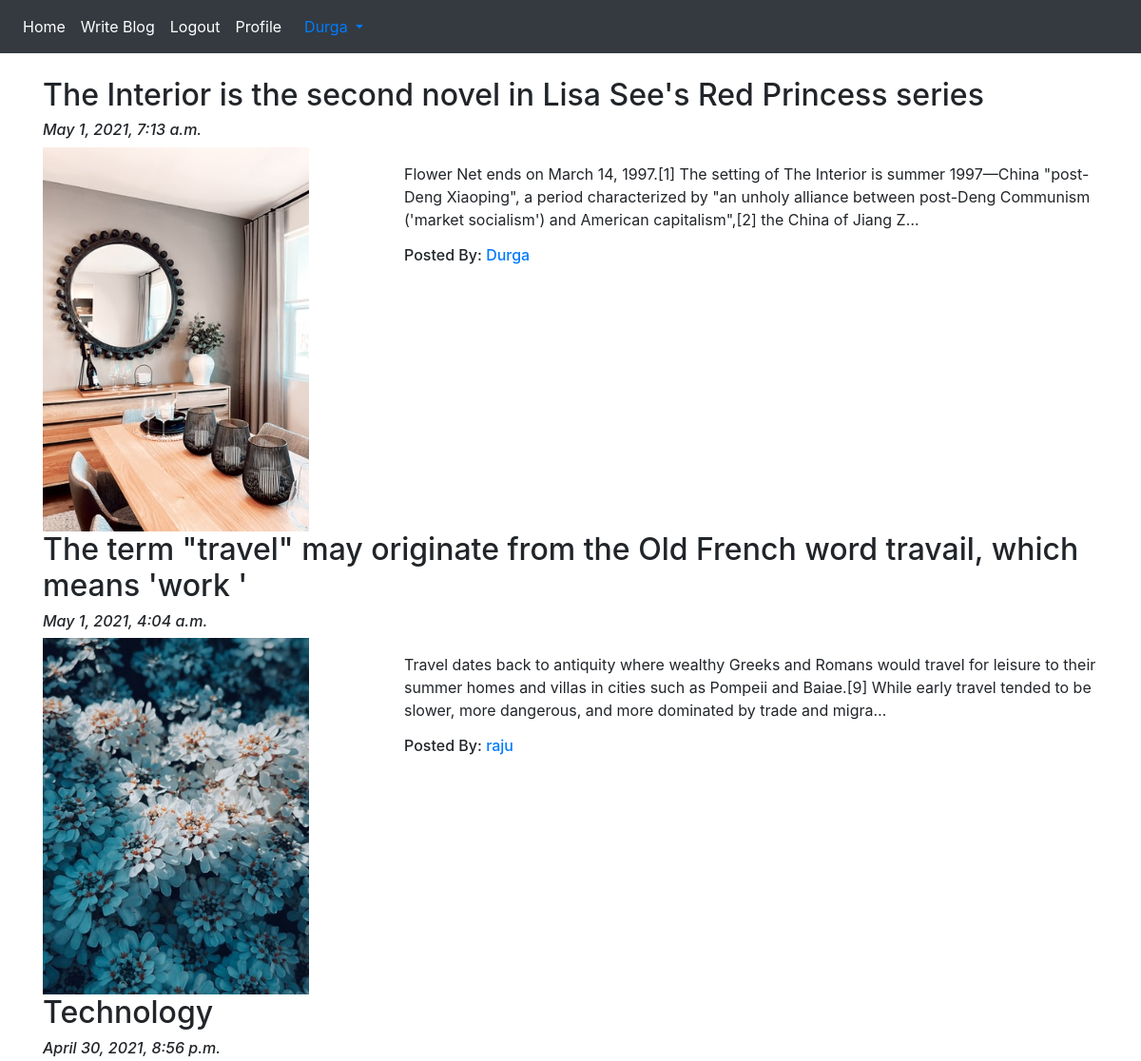
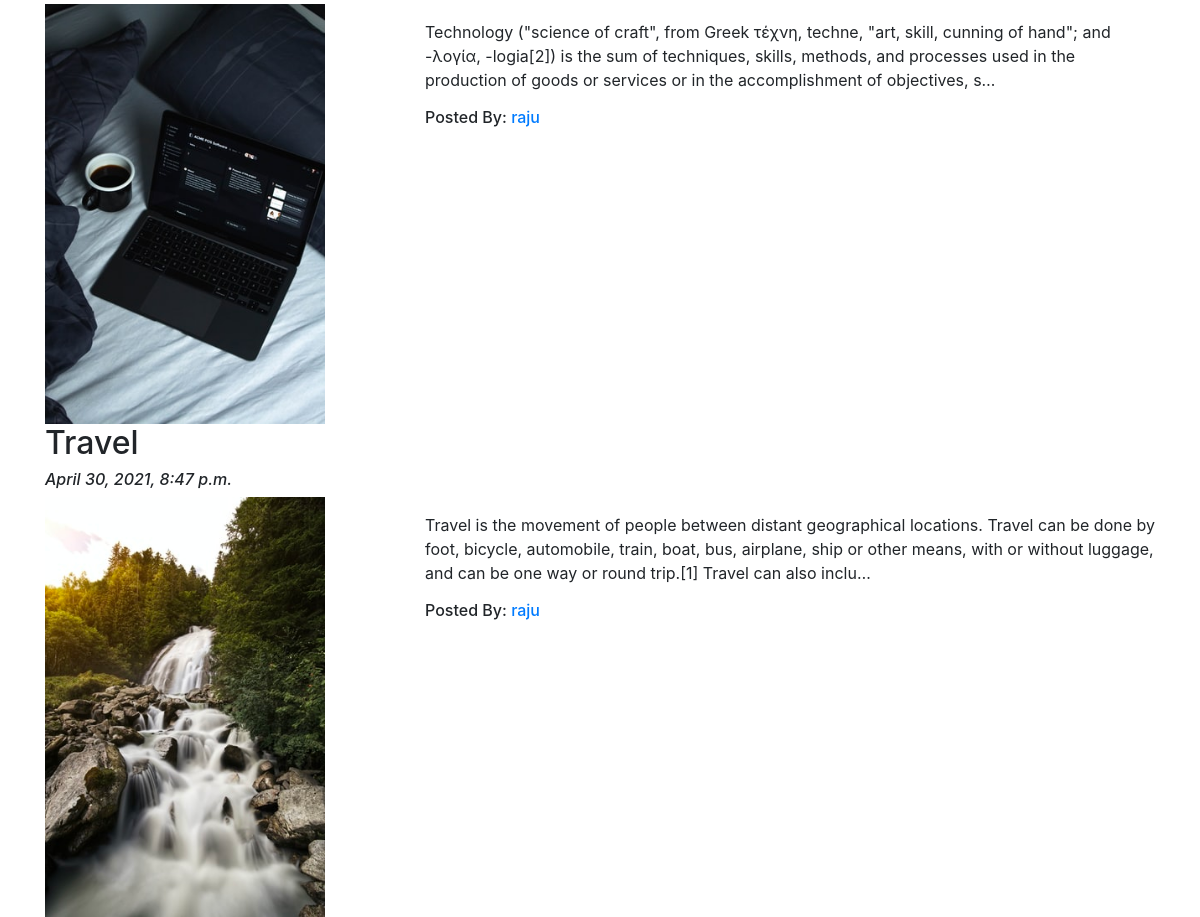
Screenshot of /blog/ (signed in) with the database file from the repository (2 pictures, top to bottom).
### App_Blog/models.py (models this page shows, shortened)
class Blog(models.Model):
    author=models.ForeignKey(User,on_delete=models.CASCADE,related_name='post_author')
    blog_title= models.CharField(max_length=264,verbose_name='Put a Title')
    slug=models.SlugField(max_length=264,unique=True) #getting the URL as title when click on the post
    blog_content= models.TextField(verbose_name='what is on your mind?')
    blog_image=models.ImageField(upload_to='blog_image',verbose_name="Blog Image")
    publish_date=models.DateTimeField(auto_now_add=True)
    update_date=models.DateTimeField(auto_now=True)
    class Meta:
        ordering = ['-publish_date']

### App_Blog/views.py (the view)
# urls.py: path('',views.BlogList.as_view(),name='blog_list'),
class BlogList(ListView):
    context_object_name = 'blogs'
    model = Blog
    template_name='App_Blog/blog_list.html'
    queryset=Blog.objects.order_by('-publish_date')

### templates/App_Blog/blog_list.html (shortened to what this page needs)
{%  extends 'index.html' %}
{% block body_block %}
{% for blog in blogs %}
<h2> {{ blog.blog_title }} </h2>
<h6><i>{{blog.publish_date}}</i></h6>
<div class="row">
    <div class="col-sm-4">
        <img src="/media/{{blog.blog_image}}" alt="{{ blog.blog_title }}" title="{{ blog.blog_title }}" width="80%">
    </div>
    <div class="col-sm-8">
        <p>
            {{blog.blog_content|truncatechars:255|linebreaks }}
        </p>
        <h6>Posted By: <a href="">{{blog.author}}</a></h6>
    </div>
</div>
{% endfor %}
{% endblock %}

### templates/index.html (shortened to what this page needs)
<!doctype html>
<html lang="en">
<head>
    <link rel="stylesheet" href="https://maxcdn.bootstrapcdn.com/bootstrap/4.0.0/css/bootstrap.min.css"
>
</head>
<body>
    <nav class="navbar navbar-expand-sm navbar-dark bg-dark">
        <ul class="navbar-nav">
            <li class="navbar-item active">
                <a class="nav-link" href="{% url 'home' %}">Home</a>
            </li>
            {% if user.is_authenticated %}
            <li class="navbar-item active">
                <a class="nav-link" href="{% url 'App_Blog:create_blog' %}">Write Blog</a>
            </li>
            <li class="navbar-item active">
                <a class="nav-link" href="{% url 'App_Login:logout' %}">Logout</a>
            </li>
            <li class="navbar-item active">
                <a class="nav-link" href="{% url 'App_Login:profile' %}">Profile</a>
            </li>
            {% endif %}
        </ul>
        {% if user.is_authenticated %}
        <div class="nav-item dropdown">
            <a class="nav-link dropdown-toggle" href="#" id="navbardrop" data-toggle="dropdown">
                {{ user.username }}
            </a>
        </div>
        {% endif %}
    </nav>
    <div class="container" style="padding-top: 25px;">
        {% block body_block %}
        {% endblock %}
    </div>
</body>
</html>

### rows the page displays
Blog: blog_title "The Interior is the second novel in Lisa See's Red Princess series", publish_date "May 1, 2021, 7:13 a.m.", blog_image (picture), blog_content "Flower Net ends on March 14, 1997.[1] The setting of The Interior is summer 1997—China \"post- Deng Xiaoping\", a period characterized by \"an unholy alliance between post-Deng Communism ('market socialism') and American capitalism\",[2] the China of Jiang Z…", author "Durga"
Blog: blog_title "The term \"travel\" may originate from the Old French word travail, which means 'work '", publish_date "May 1, 2021, 4:04 a.m.", blog_image (picture), blog_content "Travel dates back to antiquity where wealthy Greeks and Romans would travel for leisure to their summer homes and villas in cities such as Pompeii and Baiae.[9] While early travel tended to be slower, more dangerous, and more dominated by trade and migra…", author "raju"
Blog: blog_title "Technology", publish_date "April 30, 2021, 8:56 p.m.", blog_image (picture), blog_content "Technology (\"science of craft\", from Greek τέχνη, techne, \"art, skill, cunning of hand\"; and -λογία, -logia[2]) is the sum of techniques, skills, methods, and processes used in the production of goods or services or in the accomplishment of objectives, s…", author "raju"
Blog: blog_title "Travel", publish_date "April 30, 2021, 8:47 p.m.", blog_image (picture), blog_content "Travel is the movement of people between distant geographical locations. Travel can be done by foot, bicycle, automobile, train, boat, bus, airplane, ship or other means, with or without luggage, and can be one way or round trip.[1] Travel can also inclu…", author "raju"

### other values shown
{{ user.username }} "Durga"
